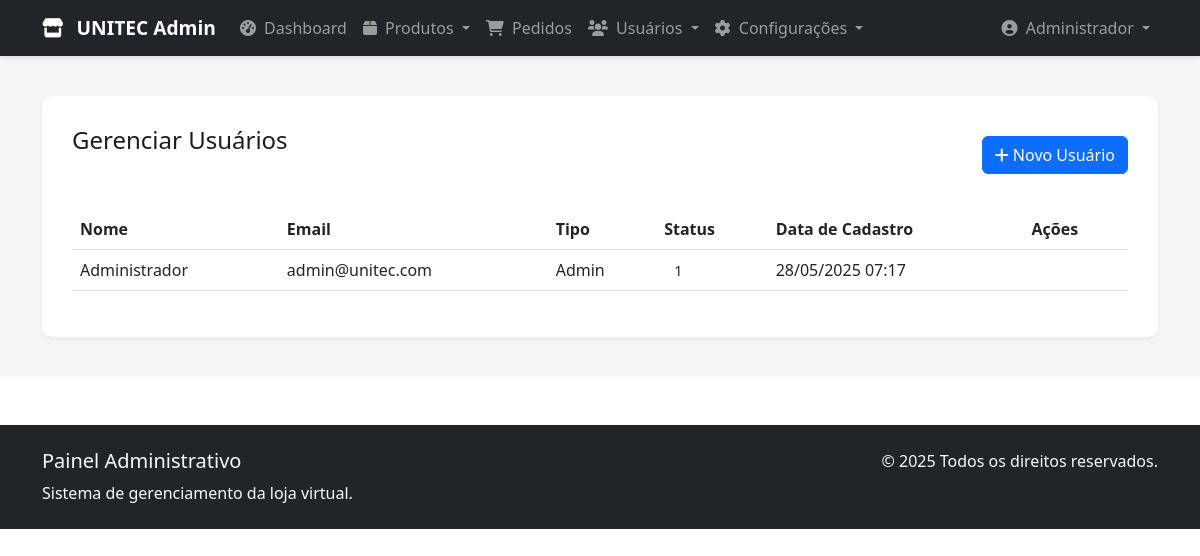
The app's page /admin/usuarios.php (signed in) with its own data.
### tables this page shows
CREATE TABLE usuarios (
    id INT PRIMARY KEY AUTO_INCREMENT,
    nome VARCHAR(100) NOT NULL,
    email VARCHAR(100) NOT NULL UNIQUE,
    senha VARCHAR(255) NOT NULL,
    telefone VARCHAR(20),
    nif VARCHAR(20),
    tipo_usuario ENUM('pessoa', 'empresa') DEFAULT 'pessoa',
    endereco TEXT,
    cidade VARCHAR(50),
    estado VARCHAR(50),
    cep VARCHAR(20),
    tipo ENUM('admin', 'cliente') DEFAULT 'cliente',
    data_criacao TIMESTAMP DEFAULT CURRENT_TIMESTAMP,
    data_atualizacao TIMESTAMP DEFAULT CURRENT_TIMESTAMP ON UPDATE CURRENT_TIMESTAMP,
    data_cadastro TIMESTAMP DEFAULT CURRENT_TIMESTAMP,
    status TINYINT(1) DEFAULT 1
);

### admin/usuarios.php (the view, shortened to what this page needs)
<?php
require_once "../config/database.php";
$sql = "SELECT id, nome, email, tipo, status, data_criacao FROM usuarios ORDER BY data_criacao DESC";
$stmt = $conn->prepare($sql);
$stmt->execute();
$usuarios = $stmt->fetchAll();
?>
<!DOCTYPE html>
<html lang="pt-BR">
<head>
    <link href="https://cdn.jsdelivr.net/npm/bootstrap@5.3.0/dist/css/bootstrap.min.css" rel="stylesheet">
    <link rel="stylesheet" href="https://cdnjs.cloudflare.com/ajax/libs/font-awesome/6.0.0/css/all.min.css">
</head>
<body>
    <?php include 'includes/header.php'; ?>
    <div class="admin-section">
        <div class="container">
            <div class="admin-container">
                <div class="d-flex justify-content-between align-items-center mb-4">
                    <h1 class="admin-title">Gerenciar Usuários</h1>
                    <a href="adicionar-usuario.php" class="btn btn-primary">
                        <i class="fas fa-plus"></i> Novo Usuário
                    </a>
                </div>
                <div class="table-responsive">
                    <table class="table table-hover">
                        <thead>
                            <tr>
                                <th>Nome</th>
                                <th>Email</th>
                                <th>Tipo</th>
                                <th>Status</th>
                                <th>Data de Cadastro</th>
                                <th>Ações</th>
                            </tr>
                        </thead>
                        <tbody>
                            <?php foreach ($usuarios as $usuario): ?>
                                <tr>
                                    <td><?php echo htmlspecialchars($usuario['nome']); ?></td>
                                    <td><?php echo htmlspecialchars($usuario['email']); ?></td>
                                    <td><?php echo ucfirst($usuario['tipo']); ?></td>
                                    <td>
                                        <span class="status-badge status-<?php echo strtolower($usuario['status']); ?>">
                                            <?php echo ucfirst($usuario['status']); ?>
                                        </span>
                                    </td>
                                    <td><?php echo date('d/m/Y H:i', strtotime($usuario['data_criacao'])); ?></td>
                                    <td>
                                    </td>
                                </tr>
                            <?php endforeach; ?>
                        </tbody>
                    </table>
                </div>
            </div>
        </div>
    </div>
    <?php include 'includes/footer.php'; ?>
</body>
</html>

### admin/usuarios.php (style rules this page uses)
.admin-section { padding: 40px 0; background: #f5f5f7; }
.admin-container { background: white; border-radius: 10px; box-shadow: 0 2px 4px rgba(0,0,0,0.05); padding: 30px; }
.admin-title { font-size: 1.5rem; margin-bottom: 30px; color: #1d1d1f; }
.status-badge { padding: 5px 10px; border-radius: 15px; font-size: 0.9rem; }

### records on screen
usuarios: nome "Administrador", email "admin@unitec.com", tipo "Admin", status "1", data_criacao "28/05/2025 07:17"

### other values on screen
$_SESSION['usuario_nome'] "Administrador"
